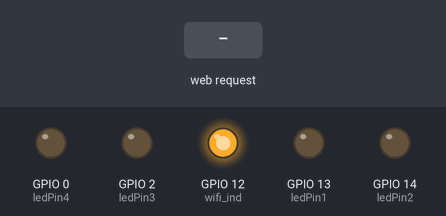
This sketch was run on a simulated ESP8266 (NodeMCU). On the bench: output pins drawn as LEDs (lit = HIGH). Inputs (shaded band) come from the test bench. WiFi joins after 1.5 s; servers stay silent unless stated; what the sketch prints to the serial monitor is not drawn.

Above: at 2.7 s.
2.8 s: HTTP request GET /LED1=ON received
At 4.0 s:
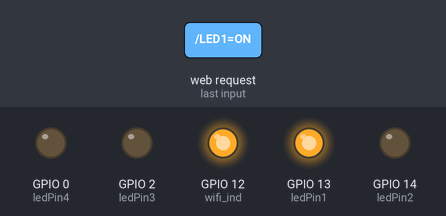
4.3 s: HTTP request GET /LED2=ON received
At 5.2 s:
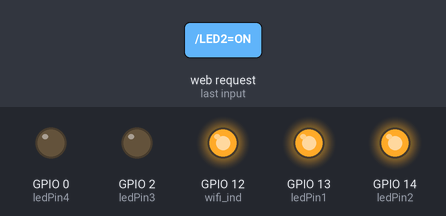
5.8 s: HTTP request GET /LED1=OFF received
At 6.3 s:
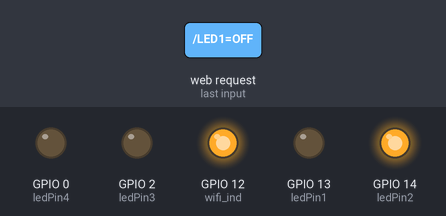
7.3 s: HTTP request GET /LED3=ON received
At 8.5 s:
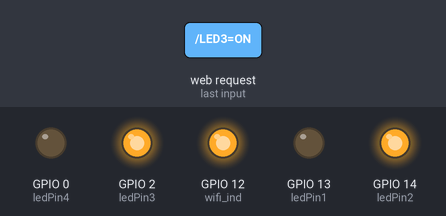
8.8 s: HTTP request GET /LED2=OFF received
At 9.8 s:
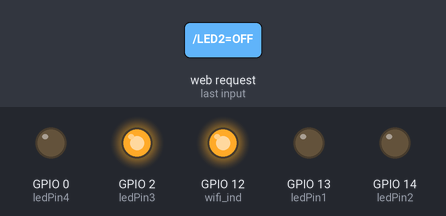
10.3 s: HTTP request GET /LED4=ON received
At 11.0 s:
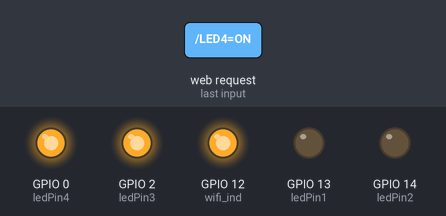
Timing chart, 0 to 12.8 s (numbered marks = the images above; inputs shaded):
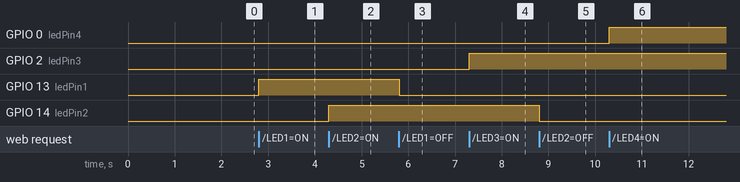

Measured:
- after the input at 2.8 s, GPIO 13 (ledPin1): LOW → HIGH at once
- after the input at 4.3 s, GPIO 14 (ledPin2): LOW → HIGH at once
- after the input at 5.8 s, GPIO 13 (ledPin1): HIGH → LOW at once
- after the input at 7.3 s, GPIO 2 (ledPin3): LOW → HIGH at once
- after the input at 8.8 s, GPIO 14 (ledPin2): HIGH → LOW at once
- after the input at 10.3 s, GPIO 0 (ledPin4): LOW → HIGH at once

The sketch:

NodeMCU.ino
```cpp
#include <ESP8266WiFi.h>

const char* ssid = "AccessPointX";
const char* password = "Rj@0750392151";

int ledPin1 = 13; // GPIO13
int ledPin2 = 14; // GPIO13
int ledPin3 = 2; // GPIO13
int ledPin4 = 0; // GPIO13


int wifi_ind  = 12;
WiFiServer server(80);

void setup() {
  Serial.begin(115200);
  delay(10);

  pinMode(ledPin1, OUTPUT);
  pinMode(ledPin2, OUTPUT);
  pinMode(ledPin3, OUTPUT);
  pinMode(ledPin4, OUTPUT);

  pinMode(wifi_ind, OUTPUT);

  digitalWrite(ledPin1, LOW);
  digitalWrite(ledPin2, LOW);
  digitalWrite(ledPin3, LOW);
  digitalWrite(ledPin4, LOW);

  digitalWrite(wifi_ind,LOW);

  // Connect to WiFi network
  Serial.println();
  Serial.println();
  Serial.print("Connecting to ");
  Serial.println(ssid);

  WiFi.begin(ssid, password);

  while (WiFi.status() != WL_CONNECTED) {
    delay(500);
    Serial.print(".");
  }
  Serial.println("");
  Serial.println("WiFi connected");


  // Start the server
  server.begin();
  Serial.println("Server started");

  // Print the IP address
  Serial.print("Use this URL to connect: ");
  Serial.print("http://");
  Serial.print(WiFi.localIP());
  Serial.println("/");

  digitalWrite(wifi_ind,HIGH);

}

void loop() {
  // Check if a client has connected
  WiFiClient client = server.available();
  if (!client) {
    return;
  }

  // Wait until the client sends some data
  Serial.println("new client");
  while(!client.available()){
    delay(1);
  }

  // Read the first line of the request
  String request = client.readStringUntil('\r');
  Serial.println(request);
  client.flush();

  // Match the request

  if (request.indexOf("/LED1=ON") != -1)  {
    digitalWrite(ledPin1, HIGH);
  }
  if (request.indexOf("/LED1=OFF") != -1)  {
    digitalWrite(ledPin1, LOW);
  }
  if (request.indexOf("/LED2=ON") != -1)  {
    digitalWrite(ledPin2, HIGH);
  }
  if (request.indexOf("/LED2=OFF") != -1)  {
    digitalWrite(ledPin2, LOW);
  }
  if (request.indexOf("/LED3=ON") != -1)  {
    digitalWrite(ledPin3, HIGH);
  }
  if (request.indexOf("/LED3=OFF") != -1)  {
    digitalWrite(ledPin3, LOW);
  }
  if (request.indexOf("/LED4=ON") != -1)  {
    digitalWrite(ledPin4, HIGH);
  }
  if (request.indexOf("/LED4=OFF") != -1)  {
    digitalWrite(ledPin4, LOW);
  }


  // Return the response
  client.println("HTTP/1.1 200 OK");
  client.println("Content-Type: text/html");
  client.println(""); //  do not forget this one
  client.println("<!DOCTYPE HTML>");
  client.println("<html>");

  client.print("Led pin is now: ");

//  if(value == HIGH) {
//    client.print("On");
//  } else {
//    client.print("Off");
//  }
  client.println("<br><br>");
  client.println("<a href=\"/LED1=ON\"\"><button>Turn Light1 On </button></a>");
  client.println("<a href=\"/LED1=OFF\"\"><button>Turn Light1 Off </button></a><br />");
  client.println("<a href=\"/LED2=ON\"\"><button>Turn Light2 On </button></a>");
  client.println("<a href=\"/LED2=OFF\"\"><button>Turn Light2 Off </button></a><br />");
  client.println("<a href=\"/LED3=ON\"\"><button>Turn Light3 On </button></a>");
  client.println("<a href=\"/LED3=OFF\"\"><button>Turn Light3 Off </button></a><br />");
  client.println("<a href=\"/LED4=ON\"\"><button>Turn Light4 On </button></a>");
  client.println("<a href=\"/LED4=OFF\"\"><button>Turn Light4 Off </button></a><br />");
  client.println("<a href=\"/LED4=ON\"\"><button>Turn Light4 On </button></a>");


  client.println("<a href=\"/LED4=OFF\"\"><button>AC increase  </button></a><br />");
  client.println("<a href=\"/LED4=ON\"\"><button>AC Decrease  </button></a>");
  client.println("<a href=\"/LED4=OFF\"\"><button>AC Off </button></a><br />");
   client.println("<a href=\"/LED4=OFF\"\"><button>AC  on </button></a><br />");
client.println("<a href=\"/LED4=OFF\"\"><button>AC  fan rotation </button></a><br />");

  client.println("Temprature - 27C and Humidity - 75%");
  client.println("</html>");

  delay(1);
  Serial.println("Client disonnected");
  Serial.println("");

}
```
